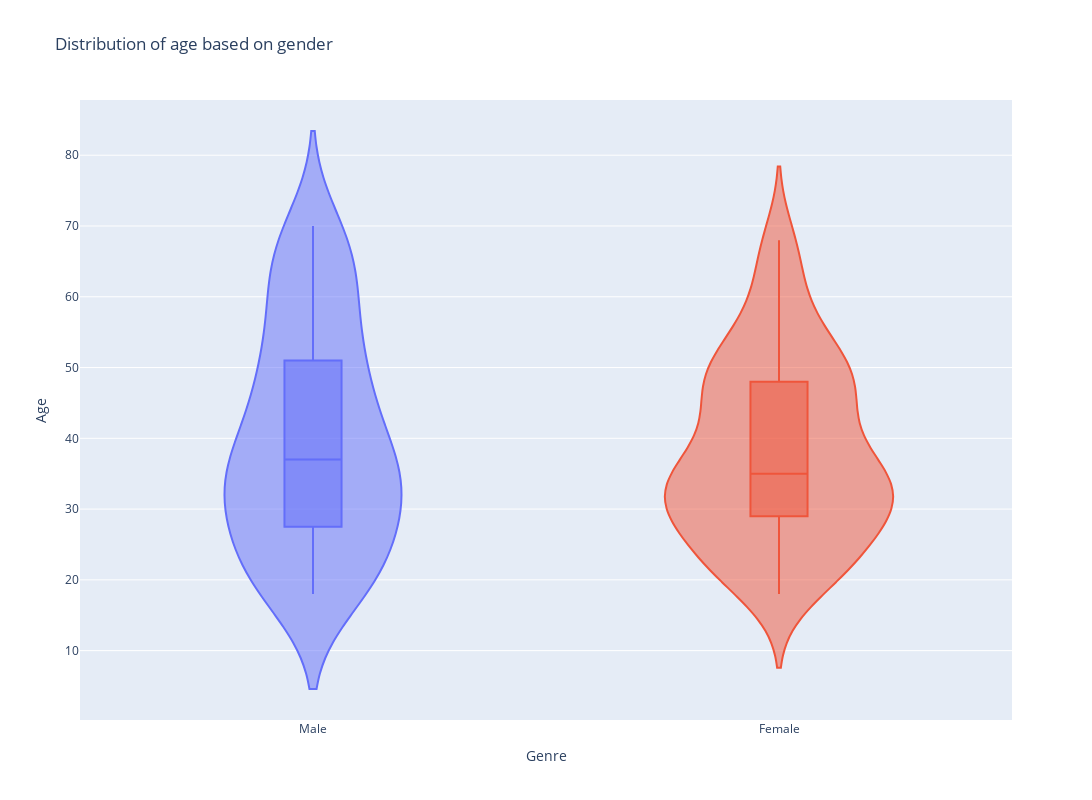

Here is the notebook cell this chart was saved with:
### Markdown cell above
Analisando o gráfico nota-se que a média do spending score é a mesma para os dois sexos, porém para o gênero feminino o range entre o primeiro e terceiro quartil é menor que o do gênero masculino, indicando que os dados estão mais concentrados. 

Como o primeiro quartil feminino (35) é maior que o masculino (23) temos a ideia que as mulheres são mais propensas a comprar mais neste supermercado.

### Code cell
fig = px.violin(df_customers, y="Age", x = 'Genre', box=True, 
                width = 1100, height = 800, color = "Genre",
                title = 'Distribution of age based on gender')
fig.update_layout(showlegend=False)
fig.show()

### Figure 1 — Plotly figure (JSON) as saved in the notebook; plotly's stock layout.template omitted (floating-point values rounded to 4 significant figures)
{"data": [{"alignmentgroup": "True", "box": {"visible": true}, "hovertemplate": "Genre=%{x}<br>Age=%{y}<extra></extra>", "legendgroup": "Male", "marker": {"color": "#636efa"}, "name": "Male", "offsetgroup": "Male", "orientation": "v", "scalegroup": "True", "showlegend": true, "type": "violin", "x": ["Male", "Male", "Male", "Male", "Male", "Male", "Male", "Male", "Male", "Male", "Male", "Male", "Male", "Male", "Male", "Male", "Male", "Male", "Male", "Male", "Male", "Male", "Male", "Male", "Male", "Male", "Male", "Male", "Male", "Male", "Male", "Male", "Male", "Male", "Male", "Male", "Male", "Male", "Male", "Male", "Male", "Male", "Male", "Male", "Male", "Male", "Male", "Male", "Male", "Male", "Male", "Male", "Male", "Male", "Male", "Male", "Male", "Male", "Male", "Male", "Male", "Male", "Male", "Male", "Male", "Male", "Male", "Male", "Male", "Male", "Male", "Male", "Male", "Male", "Male", "Male", "Male", "Male", "Male", "Male", "Male", "Male", "Male", "Male", "Male", "Male", "Male", "Male"], "x0": " ", "xaxis": "x", "y": [19, 21, 64, 67, 37, 22, 20, 52, 35, 25, 31, 29, 35, 60, 53, 18, 24, 48, 33, 59, 47, 69, 53, 70, 19, 63, 18, 19, 70, 59, 26, 40, 57, 38, 67, 48, 18, 48, 24, 48, 20, 67, 26, 49, 54, 68, 66, 65, 19, 27, 39, 43, 40, 59, 38, 47, 39, 20, 32, 19, 32, 25, 28, 48, 34, 43, 39, 37, 34, 19, 50, 42, 32, 40, 28, 36, 36, 58, 27, 59, 35, 46, 30, 28, 33, 32, 32, 30], "y0": " ", "yaxis": "y"}, {"alignmentgroup": "True", "box": {"visible": true}, "hovertemplate": "Genre=%{x}<br>Age=%{y}<extra></extra>", "legendgroup": "Female", "marker": {"color": "#EF553B"}, "name": "Female", "offsetgroup": "Female", "orientation": "v", "scalegroup": "True", "showlegend": true, "type": "violin", "x": ["Female", "Female", "Female", "Female", "Female", "Female", "Female", "Female", "Female", "Female", "Female", "Female", "Female", "Female", "Female", "Female", "Female", "Female", "Female", "Female", "Female", "Female", "Female", "Female", "Female", "Female", "Female", "Female", "Female", "Female", "Female", "Female", "Female", "Female", "Female", "Female", "Female", "Female", "Female", "Female", "Female", "Female", "Female", "Female", "Female", "Female", "Female", "Female", "Female", "Female", "Female", "Female", "Female", "Female", "Female", "Female", "Female", "Female", "Female", "Female", "Female", "Female", "Female", "Female", "Female", "Female", "Female", "Female", "Female", "Female", "Female", "Female", "Female", "Female", "Female", "Female", "Female", "Female", "Female", "Female", "Female", "Female", "Female", "Female", "Female", "Female", "Female", "Female", "Female", "Female", "Female", "Female", "Female", "Female", "Female", "Female", "Female", "Female", "Female", "Female", "Female", "Female", "Female", "Female", "Female", "Female", "Female", "Female", "Female", "Female", "Female", "Female"], "x0": " ", "xaxis": "x", "y": [20, 23, 31, 22, 35, 23, 30, 35, 58, 24, 35, 35, 46, 54, 45, 40, 23, 21, 49, 21, 42, 30, 36, 20, 65, 31, 49, 24, 50, 27, 29, 31, 49, 31, 50, 51, 27, 67, 54, 43, 68, 32, 47, 60, 60, 45, 23, 49, 46, 21, 55, 22, 34, 50, 68, 40, 32, 47, 27, 23, 49, 21, 66, 19, 38, 18, 19, 63, 49, 51, 50, 38, 40, 23, 31, 25, 31, 29, 44, 35, 57, 28, 32, 32, 34, 44, 38, 47, 27, 30, 30, 56, 29, 31, 36, 33, 36, 52, 30, 37, 32, 29, 41, 54, 41, 36, 34, 32, 38, 47, 35, 45], "y0": " ", "yaxis": "y"}], "layout": {"height": 800, "legend": {"title": {"text": "Genre"}, "tracegroupgap": 0}, "showlegend": false, "title": {"text": "Distribution of age based on gender"}, "violinmode": "overlay", "width": 1100, "xaxis": {"anchor": "y", "categoryarray": ["Male", "Female"], "categoryorder": "array", "domain": [0, 1], "title": {"text": "Genre"}}, "yaxis": {"anchor": "x", "domain": [0, 1], "title": {"text": "Age"}}}}
